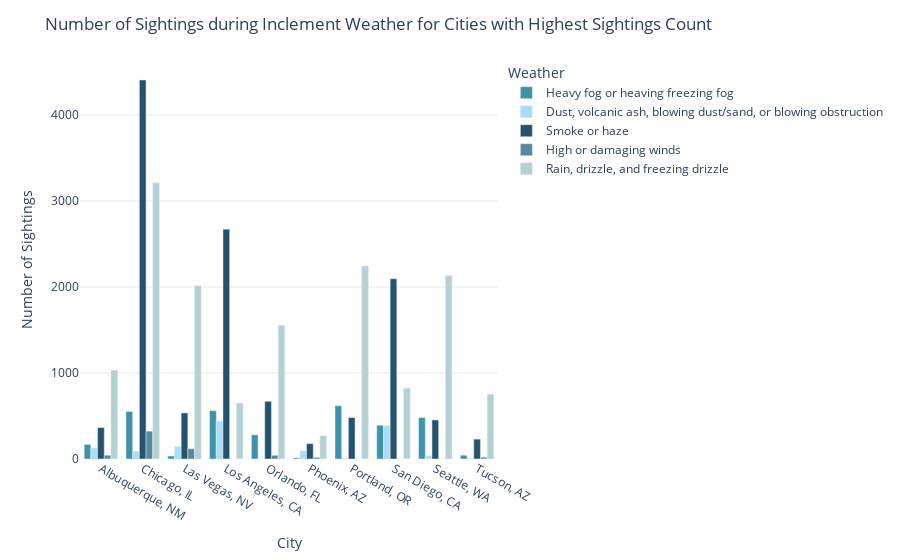

Notebook code for this chart:
### Code cell
# Filter the dataframe to only include rows where the weather variables are equal to 1
df_filtered = df_weather_ufo[(df_weather_ufo['WT02'] == 1) | (df_weather_ufo['WT07'] == 1) | (df_weather_ufo['WT08'] == 1) | (df_weather_ufo['WT11'] == 1) | (df_weather_ufo['WT16'] == 1)]

# Group data by city and calculate the count of sightings for each weather variable
df_grouped = df_filtered.groupby(['Address']).sum(numeric_only=True).reset_index()

# Convert the wide format to long format for Plotly
df_melt = pd.melt(df_grouped, id_vars=['Address'], value_vars=["WT02", "WT07", "WT08", "WT11", "WT16"],
                  var_name="Weather", value_name="Number_of_Sightings")

# Create a dictionary to map weather variable names to the corresponding weather description
weather_desc_map = {'WT02': 'Heavy fog or heaving freezing fog', 
                    'WT07': 'Dust, volcanic ash, blowing dust/sand, or blowing obstruction', 
                    'WT08': 'Smoke or haze', 
                    'WT11': 'High or damaging winds', 
                    'WT16': 'Rain, drizzle, and freezing drizzle'}

# Update the legend labels with the corresponding weather descriptions
df_melt['Weather'] = df_melt['Weather'].map(weather_desc_map)

# Define custom color sequence
custom_colors = ['#3E93AB', '#A8DFF7', '#25536D', '#57899C', '#B5D1D4', '#2F4E48']

# Create a column chart with color set to Weather and barmode set to 'group', and update color sequence
fig = px.bar(df_melt, x="Address", y="Number_of_Sightings", color="Weather", color_discrete_sequence=custom_colors,
             category_orders={"Weather": ["Heavy fog or heaving freezing fog", 
                                          "Dust, volcanic ash, blowing dust/sand, or blowing obstruction", 
                                          "Smoke or haze", 
                                          "High or damaging winds", 
                                          "Rain, drizzle, and freezing drizzle"]},
             barmode='group')

# Update plot labels and title
fig.update_xaxes(title="City")
fig.update_yaxes(title="Number of Sightings",
                tickmode='linear',  # Set tickmode to 'linear'
                dtick=1000,         # Set dtick to 1000 to show grid lines at every 1000 value
                gridcolor='lightgray',  # Set grid color
                gridwidth=0.5)     # Set grid width
fig.update_layout(title="Number of Sightings during Inclement Weather for Cities with Highest Sightings Count", updatemenus=[], 
                  plot_bgcolor='white',
                  paper_bgcolor='white')

# Show the plot
fig.show()

### Figure 1 — Plotly figure (JSON) as saved in the notebook; plotly's stock layout.template omitted (floating-point values rounded to 4 significant figures)
{"data": [{"alignmentgroup": "True", "hovertemplate": "Weather=Heavy fog or heaving freezing fog<br>Address=%{x}<br>Number_of_Sightings=%{y}<extra></extra>", "legendgroup": "Heavy fog or heaving freezing fog", "marker": {"color": "#3E93AB", "pattern": {"shape": ""}}, "name": "Heavy fog or heaving freezing fog", "offsetgroup": "Heavy fog or heaving freezing fog", "orientation": "v", "showlegend": true, "textposition": "auto", "type": "bar", "x": ["Albuquerque, NM", "Chicago, IL", "Las Vegas, NV", "Los Angeles, CA", "Orlando, FL", "Phoenix, AZ", "Portland, OR", "San Diego, CA", "Seattle, WA", "Tucson, AZ"], "xaxis": "x", "y": [169, 553, 35, 562, 281, 13, 619, 393, 481, 44], "yaxis": "y"}, {"alignmentgroup": "True", "hovertemplate": "Weather=Dust, volcanic ash, blowing dust/sand, or blowing obstruction<br>Address=%{x}<br>Number_of_Sightings=%{y}<extra></extra>", "legendgroup": "Dust, volcanic ash, blowing dust/sand, or blowing obstruction", "marker": {"color": "#A8DFF7", "pattern": {"shape": ""}}, "name": "Dust, volcanic ash, blowing dust/sand, or blowing obstruction", "offsetgroup": "Dust, volcanic ash, blowing dust/sand, or blowing obstruction", "orientation": "v", "showlegend": true, "textposition": "auto", "type": "bar", "x": ["Albuquerque, NM", "Chicago, IL", "Las Vegas, NV", "Los Angeles, CA", "Orlando, FL", "Phoenix, AZ", "Portland, OR", "San Diego, CA", "Seattle, WA", "Tucson, AZ"], "xaxis": "x", "y": [128, 90, 147, 439, 0, 96, 3, 388, 37, 6], "yaxis": "y"}, {"alignmentgroup": "True", "hovertemplate": "Weather=Smoke or haze<br>Address=%{x}<br>Number_of_Sightings=%{y}<extra></extra>", "legendgroup": "Smoke or haze", "marker": {"color": "#25536D", "pattern": {"shape": ""}}, "name": "Smoke or haze", "offsetgroup": "Smoke or haze", "orientation": "v", "showlegend": true, "textposition": "auto", "type": "bar", "x": ["Albuquerque, NM", "Chicago, IL", "Las Vegas, NV", "Los Angeles, CA", "Orlando, FL", "Phoenix, AZ", "Portland, OR", "San Diego, CA", "Seattle, WA", "Tucson, AZ"], "xaxis": "x", "y": [365, 4408, 536, 2673, 671, 178, 482, 2096, 454, 231], "yaxis": "y"}, {"alignmentgroup": "True", "hovertemplate": "Weather=High or damaging winds<br>Address=%{x}<br>Number_of_Sightings=%{y}<extra></extra>", "legendgroup": "High or damaging winds", "marker": {"color": "#57899C", "pattern": {"shape": ""}}, "name": "High or damaging winds", "offsetgroup": "High or damaging winds", "orientation": "v", "showlegend": true, "textposition": "auto", "type": "bar", "x": ["Albuquerque, NM", "Chicago, IL", "Las Vegas, NV", "Los Angeles, CA", "Orlando, FL", "Phoenix, AZ", "Portland, OR", "San Diego, CA", "Seattle, WA", "Tucson, AZ"], "xaxis": "x", "y": [44, 324, 120, 0, 43, 19, 0, 0, 0, 21], "yaxis": "y"}, {"alignmentgroup": "True", "hovertemplate": "Weather=Rain, drizzle, and freezing drizzle<br>Address=%{x}<br>Number_of_Sightings=%{y}<extra></extra>", "legendgroup": "Rain, drizzle, and freezing drizzle", "marker": {"color": "#B5D1D4", "pattern": {"shape": ""}}, "name": "Rain, drizzle, and freezing drizzle", "offsetgroup": "Rain, drizzle, and freezing drizzle", "orientation": "v", "showlegend": true, "textposition": "auto", "type": "bar", "x": ["Albuquerque, NM", "Chicago, IL", "Las Vegas, NV", "Los Angeles, CA", "Orlando, FL", "Phoenix, AZ", "Portland, OR", "San Diego, CA", "Seattle, WA", "Tucson, AZ"], "xaxis": "x", "y": [1034, 3212, 2014, 651, 1555, 269, 2243, 824, 2133, 753], "yaxis": "y"}], "layout": {"barmode": "group", "legend": {"title": {"text": "Weather"}, "tracegroupgap": 0}, "margin": {"t": 60}, "paper_bgcolor": "white", "plot_bgcolor": "white", "title": {"text": "Number of Sightings during Inclement Weather for Cities with Highest Sightings Count"}, "xaxis": {"anchor": "y", "domain": [0, 1], "title": {"text": "City"}}, "yaxis": {"anchor": "x", "domain": [0, 1], "dtick": 1000, "gridcolor": "lightgray", "gridwidth": 0.5, "tickmode": "linear", "title": {"text": "Number of Sightings"}}}}
